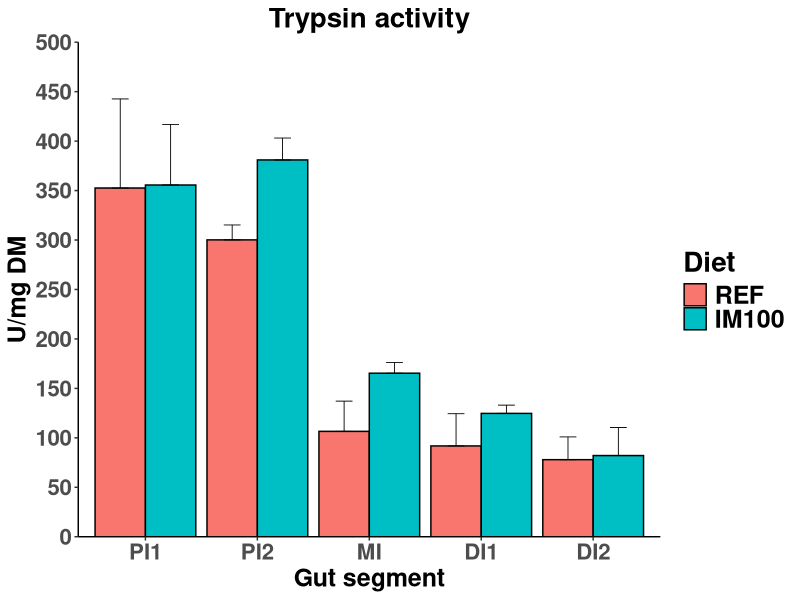
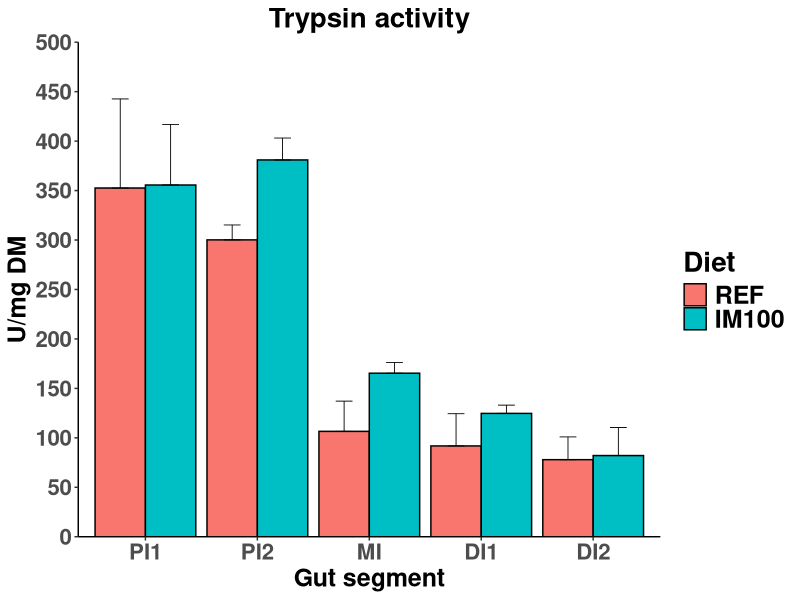

The R source for these figures, in order:
library(dplyr) # data manipulation
library(ggplot2) # plotting

df <- read.csv("./data/AqFl2_trypsin.csv", header = T, na.strings = c(""))
df

# convert numeric variable to string
df <- within(df, {
  Sample_ID <- as.character(Sample_ID)
  Net_pen <- as.character(Net_pen)
})

# Reorder varialbes in the desired order
df$Diet <- factor(df$Diet, levels = c("REF", "IM33", "IM66", "IM100"))
df$Gut_segment <- factor(df$Gut_segment, levels = c("PI1","PI2", "MI", "DI1", "DI2"))

# Exploratory analysis ####################################################################################### 
# Inpsect raw data (distribution and outliers)

df %>% 
  filter(Diet %in% c('REF', 'IM100')) %>% 
  group_by(Gut_segment, Diet) %>%
  summarize(N = n(), Mean = mean(Trypsin_activity), SD = sd(Trypsin_activity), SE = SD / N^(1/2)) %>%
  ggplot(aes(x = Gut_segment, y = Mean, fill = Diet)) +
    geom_bar(stat="identity", position=position_dodge(), colour="black") +
    geom_errorbar(aes(ymin = Mean, ymax = Mean + SE), 
                size = 0.3, 
                width= 0.3,
                position=position_dodge(.9)) +
    scale_y_continuous(limits = c(0, 500), breaks = 0:10*50, expand = c(0, 0)) +
    theme_bw() +
    theme_classic()+
    labs(title = "Trypsin activity", x = "Gut segment", y = "U/mg DM") +
    theme(axis.text.x=element_text(size = 16, face = "bold"),
        axis.text.y=element_text(size = 16, face = "bold"),
        axis.title.x = element_text(size = 18, face = "bold"),
        axis.title.y = element_text(size = 18, face = "bold"),
        legend.text=element_text(face="bold",size=18),
        legend.title=element_text(face="bold",size=20),
        plot.title = element_text(size = 20, face = "bold",hjust = 0.5)) 
    
ggsave("trypsin.tiff", units = "in", dpi = 300, compression = "lzw", path = "./results/figures")

# Statistics ##########################################################################################################
# Convert Diet and Target back to character, otherwise the split function won't work correctly
df$Diet <- as.character(df$Diet)
df$Gut_segment <- as.character(df$Gut_segment)

# Split the data frames by "Gut_segment"
df_spl <- df %>% 
  filter(Diet %in% c('REF', 'IM100')) %>% 
  split(f = .$Gut_segment)

# lapply() linear mixed model to each data frame in the list 
t_test <- lapply(df_spl, function(x) t.test(Trypsin_activity ~ Diet, data = x))

# Extract p values
p_values <- data.frame(row.names = NULL,
                       "Gut segment" = names(t_test),
                       "p values" = unlist(lapply(t_test, function(x) x[[3]]))
)


